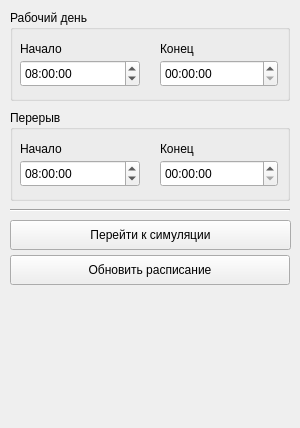
          <widget class="QWidget" name="schedulePage">
           <property name="geometry">
            <rect>
             <x>0</x>
             <y>0</y>
             <width>300</width>
             <height>428</height>
            </rect>
           </property>
           <attribute name="label">
            <string>Расписание</string>
           </attribute>
           <widget class="Line" name="line_5">
            <property name="geometry">
             <rect>
              <x>10</x>
              <y>200</y>
              <width>280</width>
              <height>20</height>
             </rect>
            </property>
            <property name="orientation">
             <enum>Qt::Horizontal</enum>
            </property>
           </widget>
           <widget class="QPushButton" name="pushButton_12">
            <property name="geometry">
             <rect>
              <x>10</x>
              <y>220</y>
              <width>281</width>
              <height>30</height>
             </rect>
            </property>
            <property name="text">
             <string>Перейти к симуляции</string>
            </property>
            <property name="icon">
             <iconset resource="trucks.qrc">
              <normaloff>:/icons_actions/images/tango_icons/22x22/actions/go-next.png</normaloff>:/icons_actions/images/tango_icons/22x22/actions/go-next.png</iconset>
            </property>
           </widget>
           <widget class="QGroupBox" name="groupBox">
            <property name="geometry">
             <rect>
              <x>10</x>
              <y>10</y>
              <width>280</width>
              <height>91</height>
             </rect>
            </property>
            <property name="title">
             <string>Рабочий день</string>
            </property>
            <widget class="QLabel" name="label_5">
             <property name="geometry">
              <rect>
               <x>10</x>
               <y>30</y>
               <width>120</width>
               <height>17</height>
              </rect>
             </property>
             <property name="text">
              <string>Начало</string>
             </property>
            </widget>
            <widget class="QTimeEdit" name="timeEdit">
             <property name="geometry">
              <rect>
               <x>10</x>
               <y>50</y>
               <width>120</width>
               <height>27</height>
              </rect>
             </property>
             <property name="time">
              <time>
               <hour>8</hour>
               <minute>0</minute>
               <second>0</second>
              </time>
             </property>
            </widget>
            <widget class="QLabel" name="label_6">
             <property name="geometry">
              <rect>
               <x>150</x>
               <y>30</y>
               <width>120</width>
               <height>17</height>
              </rect>
             </property>
             <property name="text">
              <string>Конец</string>
             </property>
            </widget>
            <widget class="QTimeEdit" name="timeEdit_2">
             <property name="geometry">
              <rect>
               <x>150</x>
               <y>50</y>
               <width>118</width>
               <height>27</height>
              </rect>
             </property>
            </widget>
           </widget>
           <widget class="QGroupBox" name="groupBox_2">
            <property name="geometry">
             <rect>
              <x>10</x>
              <y>110</y>
              <width>280</width>
              <height>91</height>
             </rect>
            </property>
            <property name="title">
             <string>Перерыв</string>
            </property>
            <widget class="QLabel" name="label_7">
             <property name="geometry">
              <rect>
               <x>10</x>
               <y>30</y>
               <width>120</width>
               <height>17</height>
              </rect>
             </property>
             <property name="text">
              <string>Начало</string>
             </property>
            </widget>
            <widget class="QTimeEdit" name="timeEdit_3">
             <property name="geometry">
              <rect>
               <x>10</x>
               <y>50</y>
               <width>120</width>
               <height>27</height>
              </rect>
             </property>
             <property name="time">
              <time>
               <hour>8</hour>
               <minute>0</minute>
               <second>0</second>
              </time>
             </property>
            </widget>
            <widget class="QLabel" name="label_8">
             <property name="geometry">
              <rect>
               <x>150</x>
               <y>30</y>
               <width>120</width>
               <height>17</height>
              </rect>
             </property>
             <property name="text">
              <string>Конец</string>
             </property>
            </widget>
            <widget class="QTimeEdit" name="timeEdit_4">
             <property name="geometry">
              <rect>
               <x>150</x>
               <y>50</y>
               <width>118</width>
               <height>27</height>
              </rect>
             </property>
            </widget>
           </widget>
           <widget class="QPushButton" name="pushButton_16">
            <property name="geometry">
             <rect>
              <x>10</x>
              <y>255</y>
              <width>280</width>
              <height>30</height>
             </rect>
            </property>
            <property name="text">
             <string>Обновить расписание</string>
            </property>
            <property name="icon">
             <iconset resource="trucks.qrc">
              <normaloff>:/icons_actions/images/tango_icons/22x22/actions/view-refresh.png</normaloff>:/icons_actions/images/tango_icons/22x22/actions/view-refresh.png</iconset>
            </property>
           </widget>
          </widget>
